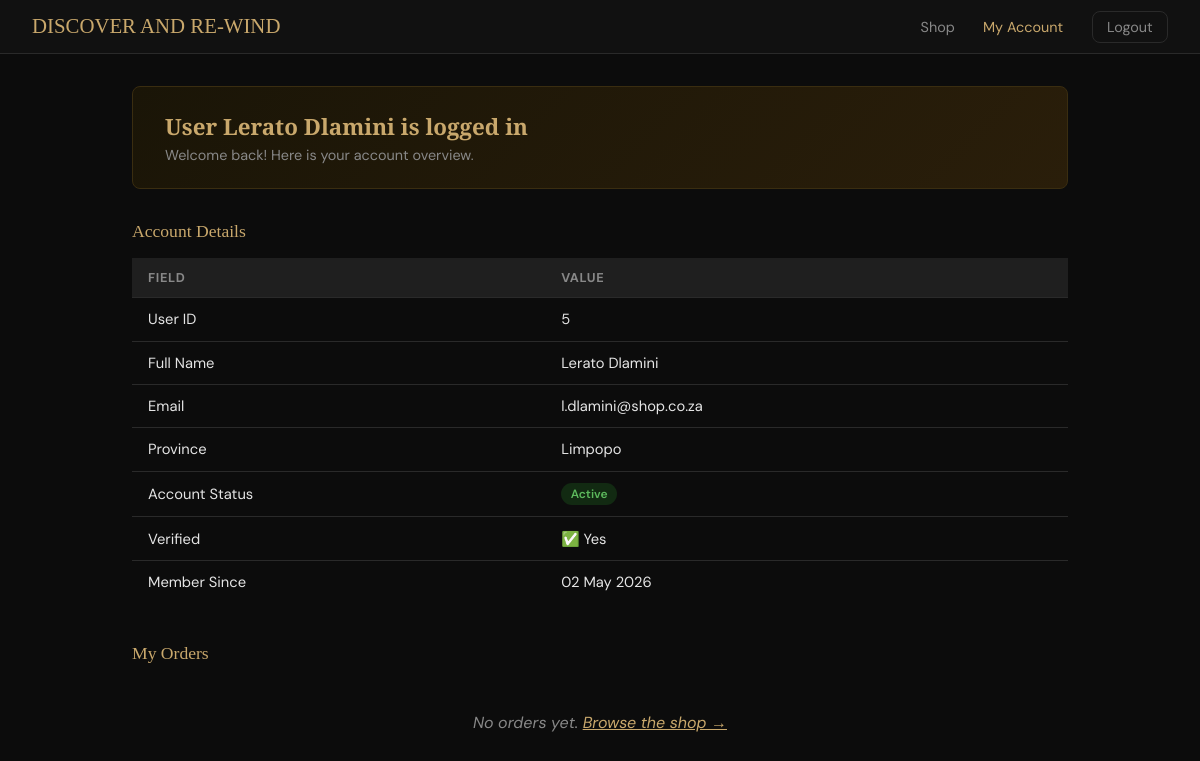
Page /dashboard.php (signed in) on the committed database.
### tables this page shows
CREATE TABLE IF NOT EXISTS tblUser (
    userID      INT AUTO_INCREMENT PRIMARY KEY,
    fullName    VARCHAR(100)        NOT NULL,
    email       VARCHAR(150)        NOT NULL UNIQUE,
    password    VARCHAR(255)        NOT NULL,    
    province    VARCHAR(50)         DEFAULT NULL,
    isVerified  TINYINT(1)          NOT NULL DEFAULT 0,   
    status      ENUM('active','inactive','pending') NOT NULL DEFAULT 'pending',
    role        ENUM('buyer','seller')      NOT NULL DEFAULT 'buyer',
    createdAt   DATETIME            NOT NULL DEFAULT CURRENT_TIMESTAMP
);

### dashboard.php (the view, shortened to what this page needs)
<?php
require_once 'DBConn.php';
$userID = $_SESSION['userID'];
$stmt = $conn->prepare(
    "SELECT userID, fullName, email, province, isVerified, status, createdAt
     FROM tblUser WHERE userID = ?"
);
$stmt->bind_param("i", $userID);
$stmt->execute();
$result = $stmt->get_result();
$user   = $result->fetch_assoc();
$oStmt = $conn->prepare(
    "SELECT o.orderID, c.title, c.category, c.sellPrice, o.quantity,
            o.totalAmount, o.status, o.createdAt
     FROM tblOrder o
     JOIN tblClothes c ON o.clothesID = c.clothesID
     WHERE o.userID = ?
     ORDER BY o.createdAt DESC"
);
$oStmt->bind_param("i", $userID);
$oStmt->execute();
$orders = $oStmt->get_result()->fetch_all(MYSQLI_ASSOC);
?>
<!DOCTYPE html>
<html lang="en">
<head>
</head>
<body>
<nav>
  <a href="index.php" class="logo">DISCOVER AND RE-WIND</a>
  <div class="nav-links">
    <a href="shop.php">Shop</a>
    <a href="dashboard.php" class="active">My Account</a>
    <a href="logout.php" class="btn-logout">Logout</a>
  </div>
</nav>
<div class="container">
  <div class="welcome-banner">
    <h2>User <?= htmlspecialchars($user['fullName']) ?> is logged in</h2>
    <p>Welcome back! Here is your account overview.</p>
  </div>
  <div class="section-title">Account Details</div>
  <table class="info-table">
    <tr>
      <th>Field</th>
      <th>Value</th>
    </tr>
    <tr><td>User ID</td>    <td><?= htmlspecialchars($user['userID'])   ?></td></tr>
    <tr><td>Full Name</td>  <td><?= htmlspecialchars($user['fullName']) ?></td></tr>
    <tr><td>Email</td>      <td><?= htmlspecialchars($user['email'])    ?></td></tr>
    <tr><td>Province</td>   <td><?= htmlspecialchars($user['province'] ?? 'N/A') ?></td></tr>
    <tr>
      <td>Account Status</td>
      <td>
        <?php
          $s = $user['status'];
          $cls = $s === 'active' ? 'badge-active' : ($s === 'pending' ? 'badge-pending' : 'badge-inactive');
        ?>
        <span class="badge <?= $cls ?>"><?= ucfirst($s) ?></span>
      </td>
    </tr>
    <tr><td>Verified</td>   <td><?= $user['isVerified'] ? '✅ Yes' : '⏳ Pending' ?></td></tr>
    <tr><td>Member Since</td><td><?= date('d M Y', strtotime($user['createdAt'])) ?></td></tr>
  </table>
  <div class="section-title">My Orders</div>
  <?php if (empty($orders)): ?>
    <p class="empty">No orders yet. <a href="shop.php" style="color:var(--gold)">Browse the shop →</a></p>
  <?php endif; ?>
</div>
</body>
</html>

### dashboard.php (style rules this page uses)
:root { --bg:#0c0c0c; --card:#161616; --gold:#c9a86c; --text:#e5e5e5; --muted:#888; --border:#2a2a2a; --radius:8px; }
* { box-sizing:border-box; margin:0; padding:0; }
body { font-family:'DM Sans',sans-serif; background:var(--bg); color:var(--text); min-height:100vh; }
nav { background:#111; border-bottom:1px solid var(--border); display:flex; align-items:center; justify-content:space-between; padding:.9rem 2rem; }
.logo { font-family:'Playfair Display',serif; color:var(--gold); font-size:1.3rem; text-decoration:none; }
.nav-links a { color:var(--muted); text-decoration:none; margin-left:1.5rem; font-size:.9rem; }
.nav-links a:hover, .nav-links a.active { color:var(--gold); }
.container { max-width:1000px; margin:0 auto; padding:2rem; }
.welcome-banner { background:linear-gradient(135deg,#1a1507,#2a1e0a); border:1px solid #3a2d10; border-radius:var(--radius); padding:1.5rem 2rem; margin-bottom:2rem; }
.welcome-banner h2 { font-family:'Playfair Display',serif; color:var(--gold); font-size:1.4rem; }
.welcome-banner p { color:var(--muted); font-size:.9rem; margin-top:.25rem; }
.section-title { font-family:'Playfair Display',serif; color:var(--gold); font-size:1.1rem; margin-bottom:1rem; }
.info-table { width:100%; border-collapse:collapse; margin-bottom:2.5rem; }
.info-table th { background:#1f1f1f; padding:.7rem 1rem; text-align:left; font-size:.8rem; color:var(--muted); text-transform:uppercase; letter-spacing:.05em; border-bottom:1px solid var(--border); }
.info-table td { padding:.7rem 1rem; border-bottom:1px solid var(--border); font-size:.92rem; }
.info-table tr:last-child td { border-bottom:none; }
.badge { display:inline-block; padding:.2rem .6rem; border-radius:20px; font-size:.75rem; font-weight:600; }
.badge-active { background:#122a12; color:#5cb85c; }
.empty { text-align:center; padding:2rem; color:var(--muted); font-style:italic; }
.btn-logout { background:transparent; border:1px solid var(--border); color:var(--muted); padding:.4rem .9rem; border-radius:var(--radius); cursor:pointer; font-size:.85rem; text-decoration:none; }

### rows in the picture
tbluser: fullName "Lerato Dlamini", userID "5", email "l.dlamini@shop.co.za", province "Limpopo", status "Active", createdAt "02 May 2026"
